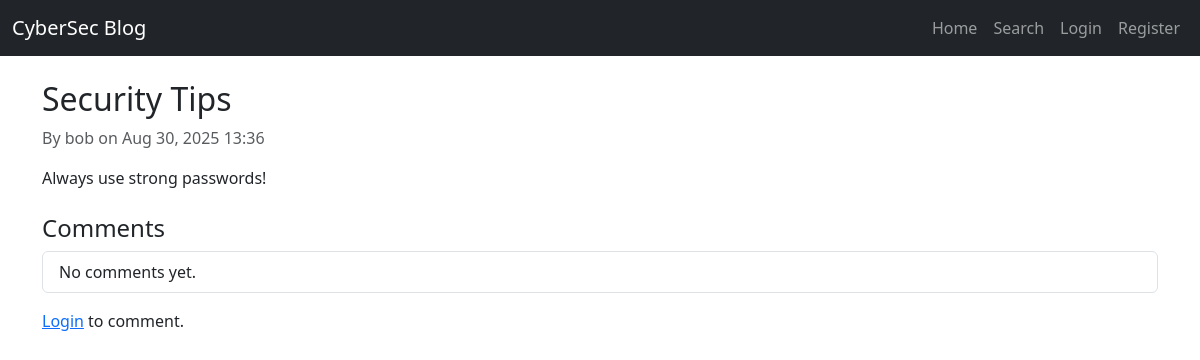
Before: /post/2/ with the older database file.
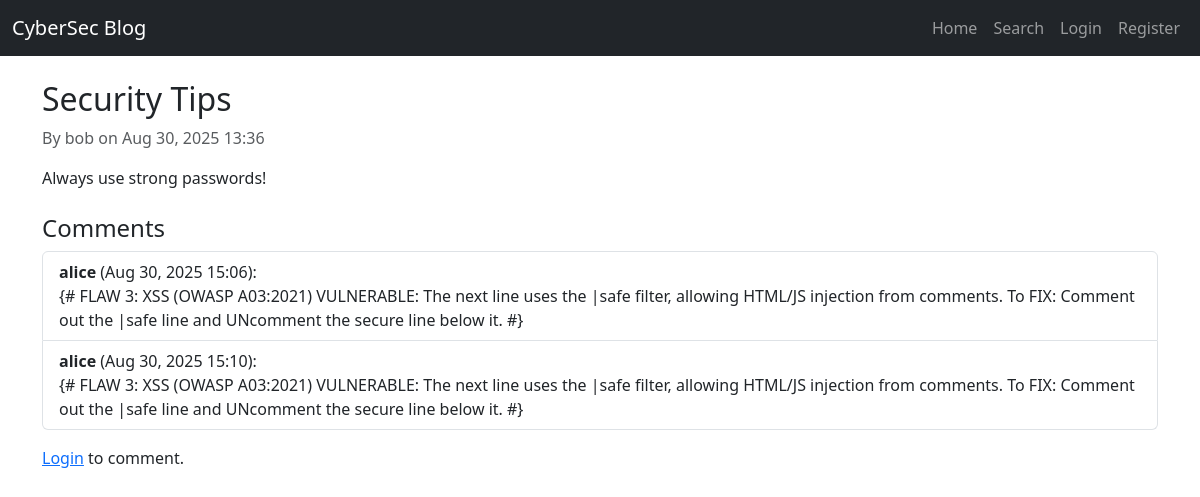
After: the same page with the newer database file.
### blog/models.py (models this page shows, shortened)
class BlogPost(models.Model):
	title = models.CharField(max_length=200)  # Title of the post
	content = models.TextField()              # Content of the post
	author = models.ForeignKey(User, on_delete=models.CASCADE)  # Link to the User who wrote the post
	created_date = models.DateTimeField(auto_now_add=True)      # Date and time the post was created

class Comment(models.Model):
	post = models.ForeignKey(BlogPost, on_delete=models.CASCADE)  # Link to the related BlogPost
	author = models.ForeignKey(User, on_delete=models.CASCADE)    # Link to the User who wrote the comment
	content = models.TextField()                                  # Content of the comment
	created_date = models.DateTimeField(auto_now_add=True)        # Date and time the comment was created

### blog/views.py (the view, shortened to what this page needs)
# urls.py: path('post/<int:post_id>/', views.PostDetailView.as_view(), name='post_detail'),  # Post detail
class PostDetailView(View):
	def get(self, request, post_id):
		post = get_object_or_404(BlogPost, id=post_id)
		comments = Comment.objects.filter(post=post).order_by('created_date')
		return render(request, 'blog/post_detail.html', {'post': post, 'comments': comments})

### blog/templates/blog/post_detail.html (shortened to what this page needs)
{% extends 'blog/base.html' %}
{% block content %}
<article class="mb-4">
  <h2>{{ post.title }}</h2>
  <p class="text-muted">By {{ post.author.username }} on {{ post.created_date|date:"M d, Y H:i" }}</p>
  <div class="mb-3">{{ post.content }}</div>
</article>
<section>
  <h4>Comments</h4>
  <ul class="list-group mb-3">
    {% for comment in comments %}
      <li class="list-group-item">
      <strong>{{ comment.author.username }}</strong> ({{ comment.created_date|date:"M d, Y H:i" }}):<br>
      {# FLAW 3: XSS (OWASP A03:2021)
        VULNERABLE: The next line uses the |safe filter, allowing HTML/JS injection from comments.
        To FIX: Comment out the |safe line and UNcomment the secure line below it. #}
      </li>
    {% empty %}
      <li class="list-group-item">No comments yet.</li>
    {% endfor %}
  </ul>
  {% if user.is_authenticated %}
  <form method="post">
    {% csrf_token %}
    <div class="mb-3">
      <label for="content" class="form-label">Add a comment:</label>
      <textarea class="form-control" id="content" name="content" rows="3" required></textarea>
    </div>
    <button type="submit" class="btn btn-primary">Post Comment</button>
  </form>
  {% else %}
    <p><a href="{% url 'login' %}">Login</a> to comment.</p>
  {% endif %}
</section>
{% endblock %}

### blog/templates/blog/base.html (shortened to what this page needs)
<!DOCTYPE html>
<html lang="en">
<head>
    <link href="https://cdn.jsdelivr.net/npm/bootstrap@5.3.0/dist/css/bootstrap.min.css" rel="stylesheet">
</head>
<body>
<nav class="navbar navbar-expand-lg navbar-dark bg-dark mb-4">
  <div class="container-fluid">
    <a class="navbar-brand" href="{% url 'index' %}">CyberSec Blog</a>
    <div class="collapse navbar-collapse" id="navbarNav">
      <ul class="navbar-nav ms-auto">
        <li class="nav-item"><a class="nav-link" href="{% url 'index' %}">Home</a></li>
        <li class="nav-item"><a class="nav-link" href="{% url 'search' %}">Search</a></li>
        {% if user.is_authenticated %}
          <li class="nav-item"><a class="nav-link" href="{% url 'profile' %}">Profile</a></li>
          <li class="nav-item"><a class="nav-link" href="{% url 'logout' %}">Logout</a></li>
        {% else %}
          <li class="nav-item"><a class="nav-link" href="{% url 'login' %}">Login</a></li>
          <li class="nav-item"><a class="nav-link" href="{% url 'register' %}">Register</a></li>
        {% endif %}
      </ul>
    </div>
  </div>
</nav>
<div class="container">
    {% block content %}{% endblock %}
</div>
</body>
</html>

Changed rows visible on the page:
added Comment: author.username "alice", created_date "Aug 30, 2025 15:06"
added Comment: author.username "alice", created_date "Aug 30, 2025 15:10"
Other visible differences:
text no longer shown: "No comments yet."
